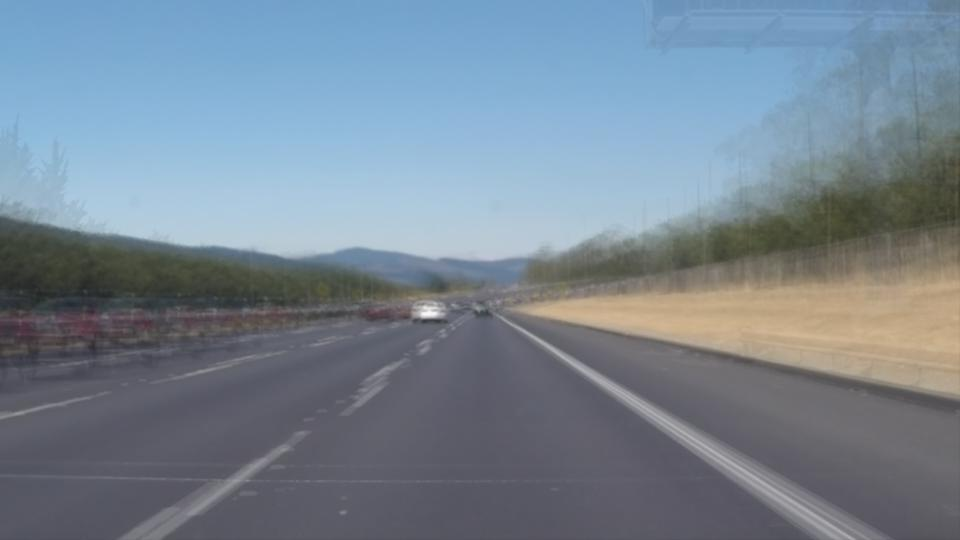
#> input picture average_test.jpg, 960 x 540 px
$ jupyter execute --allow-errors P1.ipynb   (shell and % lines are left out)
#> lines starting #> are read from the running program, lines starting #| are printed output that depends on the picture; after the words box and inside, x2 and y2 are one past the last pixel; in counts of white or black regions, pixels touching at a corner belong together
# Self-Driving Car Engineer Nanodegree

## Project: **Finding Lane Lines on the Road**
***
In this project, you will use the tools you learned about in the lesson to identify lane lines on the road.  You can develop your pipeline on a series of individual images, and later apply the result to a video stream (really just a series of images). Check out the video clip "raw-lines-example.mp4" (also contained in this repository) to see what the output should look like after using the helper functions below.

Once you have a result that looks roughly like "raw-lines-example.mp4", you'll need to get creative and try to average and/or extrapolate the line segments you've detected to map out the full extent of the lane lines.  You can see an example of the result you're going for in the video "P1_example.mp4".  Ultimately, you would like to draw just one line for the left side of the lane, and one for the right.

In addition to implementing code, there is a brief writeup to complete. The writeup should be completed in a separate file, which can be either a markdown file or a pdf document. There is a [write up template](https://github.com/udacity/CarND-LaneLines-P1/blob/master/writeup_template.md) that can be used to guide the writing process. Completing both the code in the Ipython notebook and the writeup template will cover all of the [rubric points](https://review.udacity.com/#!/rubrics/322/view) for this project.

---
Let's have a look at our first image called 'test_images/solidWhiteRight.jpg'.  Run the 2 cells below (hit Shift-Enter or the "play" button above) to display the image.

**Note: If, at any point, you encounter frozen display windows or other confounding issues, you can always start again with a clean slate by going to the "Kernel" menu above and selecting "Restart & Clear Output".**

---

**The tools you have are color selection, region of interest selection, grayscaling, Gaussian smoothing, Canny Edge Detection and Hough Tranform line detection.  You  are also free to explore and try other techniques that were not presented in the lesson.  Your goal is piece together a pipeline to detect the line segments in the image, then average/extrapolate them and draw them onto the image for display (as below).  Once you have a working pipeline, try it out on the video stream below.**

---

<figure>

 <figcaption>
 <p></p>
 <p style="text-align: center;"> Your output should look something like this (above) after detecting line segments using the helper functions below </p>
 </figcaption>
</figure>
 <p></p>
<figure>

 <figcaption>
 <p></p>
 <p style="text-align: center;"> Your goal is to connect/average/extrapolate line segments to get output like this</p>
 </figcaption>
</figure>

**Run the cell below to import some packages.  If you get an `import error` for a package you've already installed, try changing your kernel (select the Kernel menu above --> Change Kernel).  Still have problems?  Try relaunching Jupyter Notebook from the terminal prompt.  Also, see [this forum post](https://carnd-forums.udacity.com/cq/viewquestion.action?spaceKey=CAR&id=29496372&questionTitle=finding-lanes---import-cv2-fails-even-though-python-in-the-terminal-window-has-no-problem-with-import-cv2) for more troubleshooting tips.**

## Import Packages

[cell 1]
#importing some useful packages
import matplotlib.pyplot as plt
import matplotlib.image as mpimg
import numpy as np
import cv2

## Read in an Image

[cell 2]
#reading in an image
# image = mpimg.imread('test_images/solidYellowCurve2.jpg')
image = mpimg.imread('average_test.jpg')
#> image is the input picture: shape (540, 960, 3); mean R, G, B 119.4, 133.6, 146.9

#printing out some stats and plotting
print('This image is:', type(image), 'with dimensions:', image.shape)
#| This image is: <class 'numpy.ndarray'> with dimensions: (540, 960, 3)
plt.imshow(image)  # if you wanted to show a single color channel image called 'gray', for example, call as plt.imshow(gray, cmap='gray')

## Ideas for Lane Detection Pipeline

**Some OpenCV functions (beyond those introduced in the lesson) that might be useful for this project are:**

`cv2.inRange()` for color selection
`cv2.fillPoly()` for regions selection
`cv2.line()` to draw lines on an image given endpoints
`cv2.addWeighted()` to coadd / overlay two images
`cv2.cvtColor()` to grayscale or change color
`cv2.imwrite()` to output images to file
`cv2.bitwise_and()` to apply a mask to an image

**Check out the OpenCV documentation to learn about these and discover even more awesome functionality!**

## Helper Functions

Below are some helper functions to help get you started. They should look familiar from the lesson!

[cell 3]
import math

def grayscale(img):
    """Applies the Grayscale transform
    This will return an image with only one color channel
    but NOTE: to see the returned image as grayscale
    (assuming your grayscaled image is called 'gray')
    you should call plt.imshow(gray, cmap='gray')"""
    return cv2.cvtColor(img, cv2.COLOR_RGB2GRAY)
    # Or use BGR2GRAY if you read an image with cv2.imread()
    # return cv2.cvtColor(img, cv2.COLOR_BGR2GRAY)

def canny(img, low_threshold, high_threshold):
    """Applies the Canny transform"""
    return cv2.Canny(img, low_threshold, high_threshold)

def gaussian_blur(img, kernel_size):
    """Applies a Gaussian Noise kernel"""
    return cv2.GaussianBlur(img, (kernel_size, kernel_size), 0)

def region_of_interest(img, vertices):
    """
    Applies an image mask.

    Only keeps the region of the image defined by the polygon
    formed from `vertices`. The rest of the image is set to black.
    """
    #defining a blank mask to start with
    mask = np.zeros_like(img)

    #defining a 3 channel or 1 channel color to fill the mask with depending on the input image
    if len(img.shape) > 2:
        channel_count = img.shape[2]  # i.e. 3 or 4 depending on your image
        ignore_mask_color = (255,) * channel_count
    else:
        ignore_mask_color = 255

    #filling pixels inside the polygon defined by "vertices" with the fill color
    cv2.fillPoly(mask, vertices, ignore_mask_color)

    #returning the image only where mask pixels are nonzero
    masked_image = cv2.bitwise_and(img, mask)
    return masked_image


# [58 lines left out: function draw_lines, not called in this run]


#REMOVE
#> (the rest of this cell did not finish here and is left out)

[cell 4]
x = [0.0, 1.0, 2.0, 3.0,  4.0,  5.0]
y = np.array([0.0, 0.8, 0.9, 0.1, -0.8, -1.0])
z = np.polyfit(x, y, 3)
print(z)

## Test Images

Build your pipeline to work on the images in the directory "test_images"
**You should make sure your pipeline works well on these images before you try the videos.**

[cell 5]
import os
def test_images():
    dir = "test_images/"
    for path in os.listdir(dir):
        ima = mpimg.imread(dir+path)
        print(path)
        plt.figure()
        plt.imshow(lane_line_pipeline(ima))
#> (the rest of this cell did not finish here and is left out)

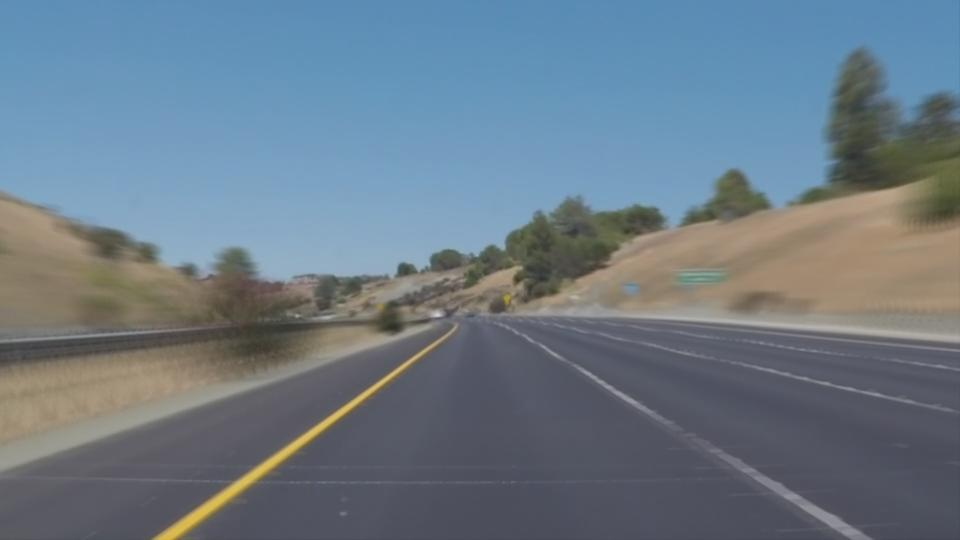
#> input picture test_images/average_test.jpg, 960 x 540 px
#> in test_images, ima is the input picture: shape (540, 960, 3); mean R, G, B 107.4, 122.6, 135.3

## Build a Lane Finding Pipeline

Build the pipeline and run your solution on all test_images. Make copies into the `test_images_output` directory, and you can use the images in your writeup report.

Try tuning the various parameters, especially the low and high Canny thresholds as well as the Hough lines parameters.

[cell 6]
def lane_line_pipeline(img, avg_img=None):
    """
    This pipeline accepts an image and tries to find lane lines
    in the image by using Canny thresholds, Hough lines, and gaussian blur

    Returns an image with lane lines drawn in
    """
    if avg_img is not None:
        pl_img = np.copy(avg_img)
    else:
        pl_img = np.copy(img)
    #convert to grayscale
    pl_img = grayscale(pl_img)
#> in grayscale, `return cv2.cvtColor(img, cv2.COLOR_RGB2GRAY)`:
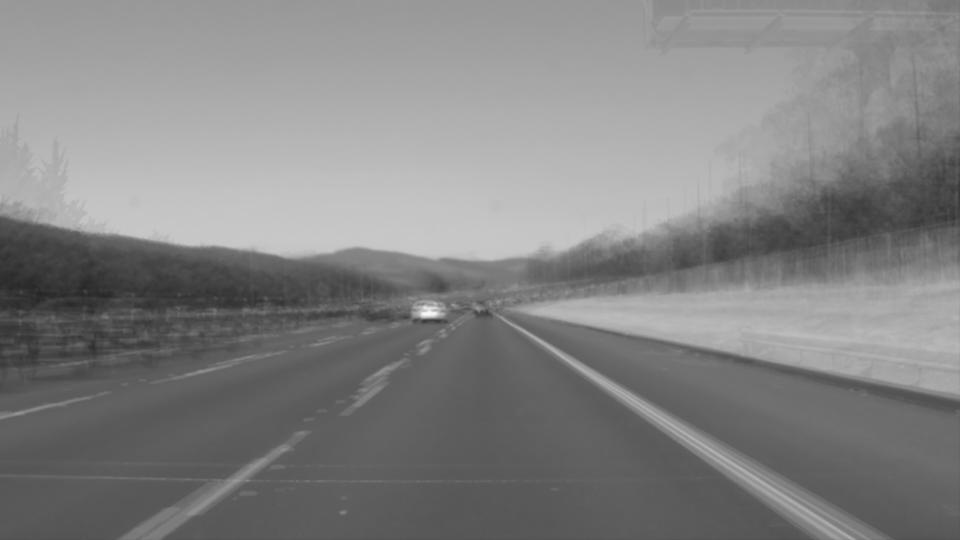
#> returned value: shape (540, 960); min 36, max 248, mean 130.8

    #apply canny transform
    low_threshold = 50
    high_threshold = 150
    pl_img = canny(pl_img,low_threshold,high_threshold)
#> in canny, `return cv2.Canny(img, low_threshold, high_threshold)`:
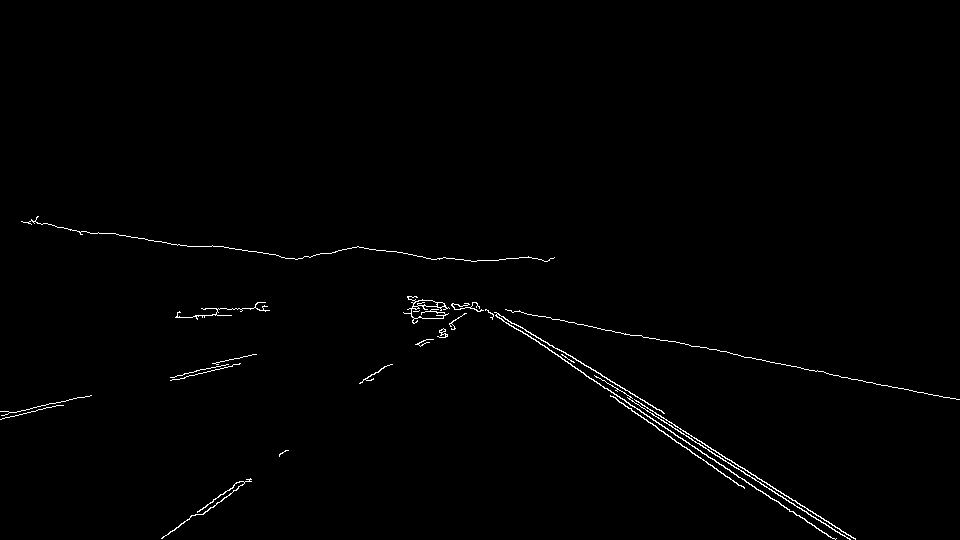
#> returned value: shape (540, 960); 0.8% white in thin lines or dots, all inside (x1, y1, x2, y2) = (0, 216, 960, 540)

    #apply region first so you're only calculating rele
    imshape = pl_img.shape

    vertices = np.array([[(0,imshape[0]),(imshape[1]/2, imshape[0]/2+60), (imshape[1]/2, imshape[0]/2+60), (imshape[1],imshape[0])]], dtype=np.int32)
    pl_img = region_of_interest(pl_img,vertices)

    #apply hough lines
    # Make a blank the same size as our image to draw on
    rho = 1 # distance resolution in pixels of the Hough grid
    theta = np.pi/180 # angular resolution in radians of the Hough grid
    threshold = 1     # minimum number of votes (intersections in Hough grid cell)
    min_line_length = 5 #minimum number of pixels making up a line
    max_line_gap = 5    # maximum gap in pixels between connectable line segments
    pl_img = hough_lines(pl_img, rho, theta, threshold, min_line_length, max_line_gap)

    pl_img = weighted_img(pl_img, img)

    return pl_img

#> (the rest of this cell did not finish here and is left out)

#> in region_of_interest, `cv2.fillPoly(mask, vertices, ignore_mask_color)`:
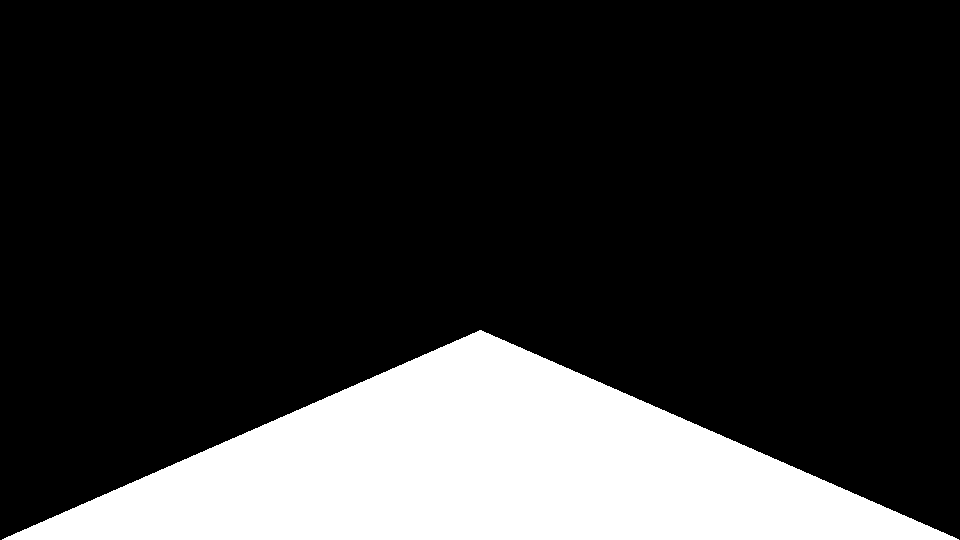
#> mask: shape (540, 960); 19.5% white; 1 white region, box (x1, y1, x2, y2) and area: (2, 330, 959, 540) 100859
#> in region_of_interest, `masked_image = cv2.bitwise_and(img, mask)`:
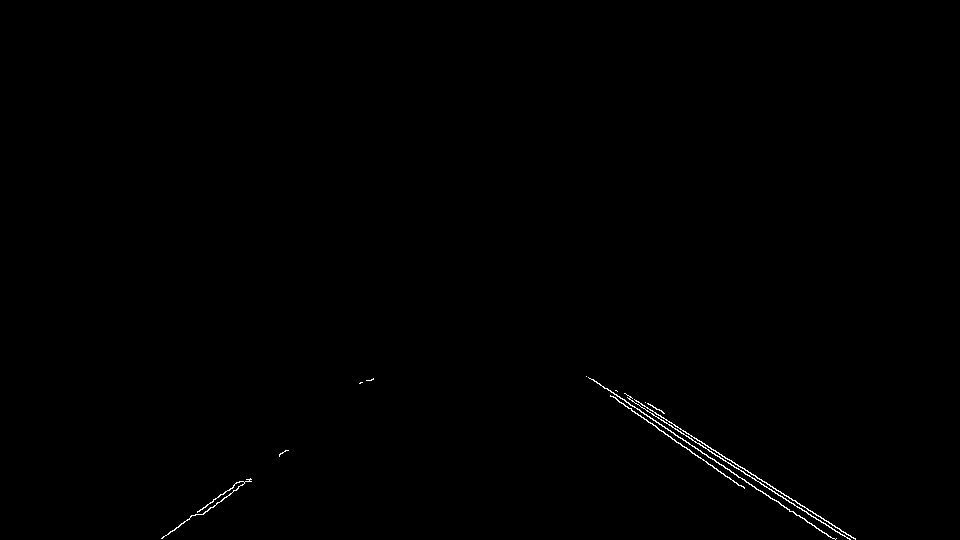
#> masked_image: shape (540, 960); 0.31% white in thin lines or dots, all inside (x1, y1, x2, y2) = (161, 376, 856, 540)
plt.imshow(test_img, cmap='gray')
